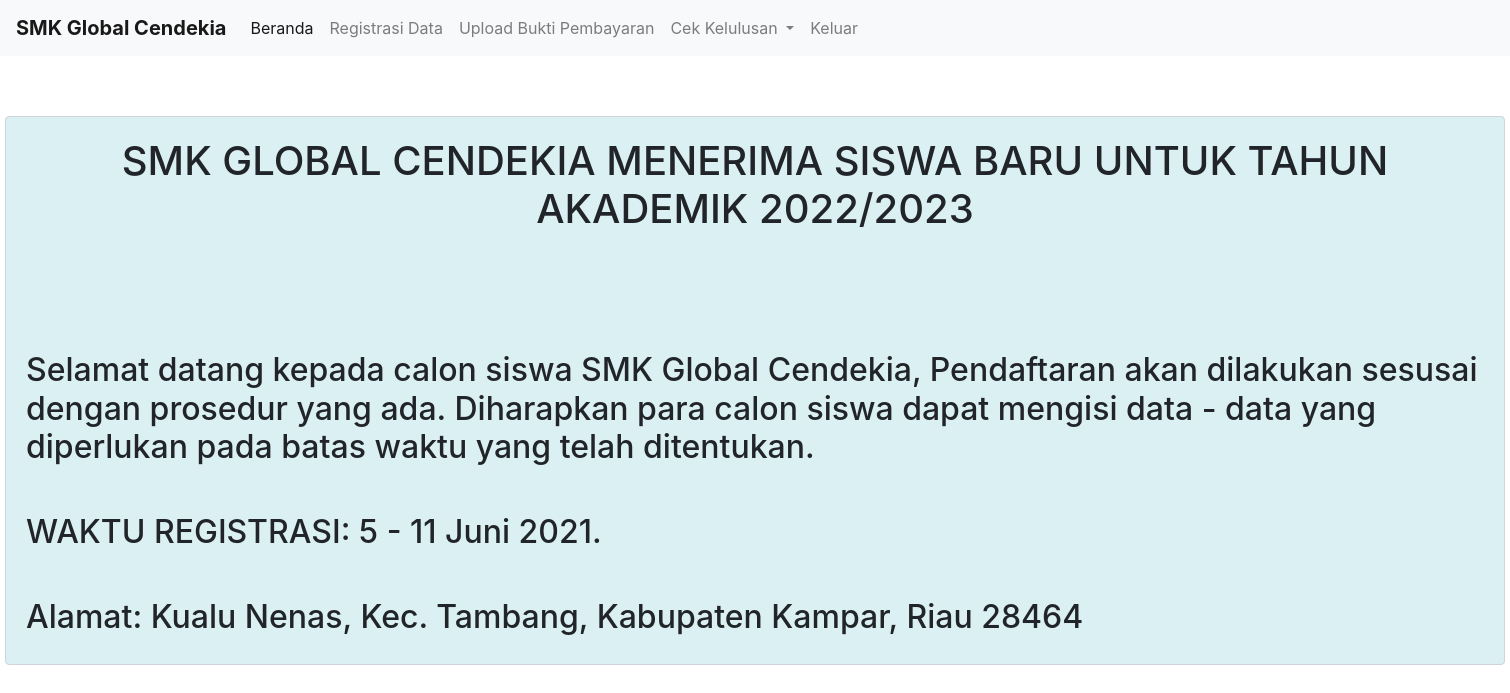
/siswa.php (signed in), run on the app's committed database.
### tables this page shows
CREATE TABLE `informasi` (
  `id` int(255) NOT NULL,
  `informasi` longtext NOT NULL,
  `waktu` longtext NOT NULL,
  `lokasi` longtext NOT NULL
);

### siswa.php (the view, shortened to what this page needs)
<!DOCTYPE html>
<html>
<head>
    <link rel="stylesheet" type="text/css" href="css/bootstrap.css">
</head>
<body>
<nav class="navbar navbar-expand-lg navbar-light bg-light">
 <a class="navbar-brand" href="#"><b>SMK Global Cendekia</b></a>
 <div class="collapse navbar-collapse" id="navbarSupportedContent">
   <ul class="navbar-nav mr-auto">
     <li class="nav-item active">
       <a class="nav-link" href="siswa.php">Beranda<span class="sr-only">(current)</span></a>
     </li>
     <li class="nav-item">
       <a class="nav-link" href="registrasi1.php">Registrasi Data</a>
     </li>
     <li class="nav-item">
       <a class="nav-link" href="buktipembayaran.php">Upload Bukti Pembayaran</a>
     </li>
     <li class="nav-item dropdown">
            <a class="nav-link dropdown-toggle" href="#" id="navbarDropdown" role="button" data-toggle="dropdown" aria-haspopup="true" aria-expanded="false">
                    Cek Kelulusan
            </a>
                </li>
     <li class="nav-item">
       <a class="nav-link" href="login.php" >Keluar</a>
     </li>
   </ul>
</div>
</nav>
<div style="width: 1500px; background: #dbf0f3; margin: 60px auto; padding: 20px 20px; border: 1px solid #ced4da; border-radius: 0.25rem; transition: border-color 0.15s ease-in-out, box-shadow 0.15s ease-in-out;">
      <h1 style="text-align: center;	text-transform: uppercase;">SMK Global Cendekia menerima siswa baru untuk tahun akademik 2022/2023 </h1>
      <?php
                    include 'koneksi.php';
                    $data = mysqli_query($conn,"SELECT * from informasi ");
                    while($d = mysqli_fetch_array($data)){
                        ?>
                            <h2><br><?php echo $d['informasi']; ?></br></h2>
                            <h2><br><?php echo $d['waktu']; ?></br></h2>
                            <h2><br><?php echo $d['lokasi']; ?></br></h2>
                   <?php }?>
</div>
</body>
</html>

### data on the page
informasi: informasi "Selamat datang kepada calon siswa SMK Global Cendekia, Pendaftaran akan dilakukan sesusai dengan prosedur yang ada. Diharapkan para calon siswa dapat mengisi data - data yang diperlukan pada batas waktu yang telah ditentukan.", waktu "WAKTU REGISTRASI: 5 - 11 Juni 2021.", lokasi "Alamat: Kualu Nenas, Kec. Tambang, Kabupaten Kampar, Riau 28464"
